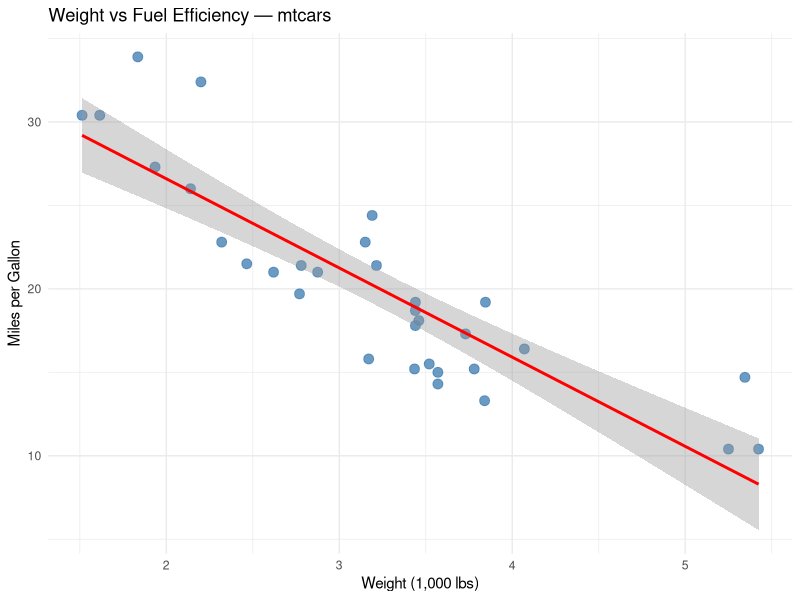

This chart was generated by the following R code: (Note: this script raises an error after producing the figure.)
# =============================================================================
#  10_LINEAR_REGRESSION.R
#  Modelos de Predicción Analítica
# =============================================================================
#
#  Linear regression is the foundation of predictive modelling.
#  Every advanced technique — regularisation, GLMs, neural networks —
#  builds on the concepts introduced here. Master this file first.
#
#  PACKAGES NEEDED:
#    install.packages(c("tidyverse", "broom", "car", "lmtest",
#                       "ggfortify", "MASS", "GGally"))
#
#  DATASETS USED:
#    mtcars (built-in), MASS::Boston
#
#  SECTIONS:
#    1.  The linear model — mathematical foundation
#    2.  Simple linear regression   (one predictor)
#    3.  Multiple linear regression (many predictors)
#    4.  Reading the summary() output — every number explained
#    5.  The five OLS assumptions and how to test them
#    6.  Residual diagnostics — the four base R plots
#    7.  Influential observations — leverage and Cook's distance
#    8.  Model selection — forward, backward, stepwise AIC
#    9.  Polynomial regression — capturing non-linearity
#    10. Presenting results cleanly with broom
#    11. Prediction — point estimates and confidence intervals
#    12. Complete modelling workflow end-to-end
# =============================================================================

library(tidyverse)
library(broom)      # tidy(), glance(), augment()
library(car)        # vif(), outlierTest()
library(lmtest)     # bptest(), dwtest()
library(ggfortify)  # autoplot() for lm objects
library(MASS)       # Boston dataset, stepAIC()
library(GGally)     # ggpairs()

data(mtcars)
data(Boston, package = "MASS")


# =============================================================================
# SECTION 1 — THE LINEAR MODEL: MATHEMATICAL FOUNDATION
# =============================================================================
#
#  Simple:   y  =  β₀  +  β₁x₁  +  ε
#  Multiple: y  =  β₀  +  β₁x₁  +  β₂x₂  + … +  βₚxₚ  +  ε
#
#  WHERE:
#   y       = target (dependent) variable — what we predict
#   x₁…xₚ  = predictors (independent variables / features)
#   β₀      = intercept — predicted y when all x = 0
#   β₁…βₚ  = slopes — change in y per one-unit increase in xⱼ,
#             holding all other predictors constant (ceteris paribus)
#   ε       = error term — assumed ~ N(0, σ²)
#
#  OLS (Ordinary Least Squares) ESTIMATION:
#   Finds the β values that minimise  RSS = Σ(yᵢ − ŷᵢ)²
#   where ŷᵢ = β₀ + β₁x₁ᵢ + … is the model's prediction.
#
#  KEY TERMINOLOGY:
#   Residual     = observed − predicted = yᵢ − ŷᵢ
#   Fitted value = the model's prediction = ŷᵢ
#   R²           = proportion of variance in y explained by the model
#   Adj. R²      = R² penalised for number of predictors
#   RSE          = Residual Standard Error — average residual size (in y units)


# =============================================================================
# SECTION 2 — SIMPLE LINEAR REGRESSION (one predictor)
# =============================================================================

# Question: does a car's WEIGHT predict its FUEL EFFICIENCY?

# Step 1: Visualise the relationship first — ALWAYS
ggplot(mtcars, aes(x = wt, y = mpg)) +
  geom_point(size = 3, color = "steelblue", alpha = 0.8) +
  geom_smooth(method = "lm", color = "red", se = TRUE) +
  labs(title = "Weight vs Fuel Efficiency — mtcars",
       x = "Weight (1,000 lbs)", y = "Miles per Gallon") +
  theme_minimal()

# Step 2: Fit the model
#  Syntax:  lm(target ~ predictor, data = dataset)
model_simple <- lm(mpg ~ wt, data = mtcars)

# Step 3: Inspect the model
summary(model_simple)

# Step 4: Extract individual components
coef(model_simple)          # β₀ (Intercept) and β₁ (wt)
residuals(model_simple)     # ε̂ = y − ŷ  for each observation
fitted(model_simple)        # ŷ (predictions on training data)
sigma(model_simple)         # Residual Standard Error (RSE)
confint(model_simple)       # 95% confidence intervals for coefficients

# INTERPRETATION:
#  Intercept (β₀ ≈ 37.3): predicted MPG when wt = 0 (theoretical baseline)
#  wt slope  (β₁ ≈ −5.3): each extra 1,000 lbs REDUCES MPG by 5.3 units
#  p-value for wt < 0.001: weight is a highly significant predictor
#  R² = 0.75: weight alone explains 75% of the variance in MPG


# =============================================================================
# SECTION 3 — MULTIPLE LINEAR REGRESSION (many predictors)
# =============================================================================

# Explore pairwise relationships first
mtcars |>
  select(mpg, wt, hp, disp, drat) |>
  ggpairs(title = "Predictor Relationships — mtcars")

# Fit a multiple regression model  (separate predictors with +)
model_multi <- lm(mpg ~ wt + hp + factor(cyl), data = mtcars)
summary(model_multi)

# Formula notation cheat sheet:
#  mpg ~ .           use ALL other columns as predictors
#  mpg ~ . - disp    all columns EXCEPT disp
#  mpg ~ wt + hp     only wt and hp
#  mpg ~ wt * hp     wt + hp + their interaction (wt:hp)
#  mpg ~ wt:hp       ONLY the interaction term
#  mpg ~ poly(wt,2)  wt + wt² (polynomial — see Section 9)

# Compare models with glance() from broom
model_1 <- lm(mpg ~ wt,                    data = mtcars)
model_2 <- lm(mpg ~ wt + hp,               data = mtcars)
model_3 <- lm(mpg ~ wt + hp + factor(cyl), data = mtcars)

bind_rows(
  glance(model_1) |> mutate(model = "wt only"),
  glance(model_2) |> mutate(model = "wt + hp"),
  glance(model_3) |> mutate(model = "wt + hp + cyl")
) |>
  select(model, r.squared, adj.r.squared, sigma, AIC, BIC) |>
  arrange(AIC)

# Formal model comparison with an F-test (ANOVA):
anova(model_1, model_2)   # does adding hp significantly improve fit?
anova(model_2, model_3)   # does adding cyl significantly improve fit?
# p < 0.05 → the more complex model fits significantly better


# =============================================================================
# SECTION 4 — READING THE summary() OUTPUT — EVERY NUMBER EXPLAINED
# =============================================================================

summary(model_multi)

# ── OUTPUT ANATOMY ────────────────────────────────────────────────────────────
#
# Call:
#   The exact formula you used — confirms you fitted what you intended.
#
# Residuals: Min / 1Q / Median / 3Q / Max
#   Five-number summary of residuals.
#   Ideal: Median ≈ 0 (unbiased), Min ≈ −Max (symmetric).
#
# Coefficients table:
#   Estimate   → β̂ⱼ — the fitted coefficient
#   Std. Error → uncertainty in the estimate
#   t value    → Estimate / Std.Error (distance from zero in SE units)
#   Pr(>|t|)   → p-value: prob. of |t| this large if true β = 0
#   Signif: *** p<0.001  ** p<0.01  * p<0.05  . p<0.1
#
# Residual standard error (RSE):
#   Average prediction error in the UNITS of y.
#   RSE = sqrt(RSS / (n − p − 1))  where p = number of predictors.
#   "On average, predictions are off by ±RSE mpg."
#
# R-squared:
#   Proportion of variance in y explained by the model: R² ∈ [0, 1].
#   NEVER compare R² across models with different numbers of predictors.
#
# Adjusted R-squared:
#   R² penalised for each additional predictor added.
#   USE THIS when comparing models of different sizes.
#   Adj.R² decreases if a predictor adds no real explanatory power.
#
# F-statistic and its p-value:
#   H₀: all β₁…βₚ = 0 (the model is no better than predicting the mean).
#   p < 0.05 → at least one predictor is significantly related to y.


# =============================================================================
# SECTION 5 — THE FIVE OLS ASSUMPTIONS AND HOW TO TEST THEM
# =============================================================================
#
#  OLS gives BEST LINEAR UNBIASED ESTIMATES only when these hold.
#  Violations affect standard errors, p-values, and CIs — not always β̂.
#
#  A1. LINEARITY         relationship between x and y is linear
#  A2. INDEPENDENCE      residuals are independent of each other
#  A3. HOMOSCEDASTICITY  residuals have constant variance across fitted values
#  A4. NORMALITY         residuals ~ Normal (needed for valid inference)
#  A5. NO MULTICOLLINEARITY  predictors are not highly correlated

model_diag <- lm(mpg ~ wt + hp + disp, data = mtcars)

# A1. LINEARITY
# Residuals vs Fitted plot — look for a FLAT red line centred at 0.
# A curve signals a non-linear relationship.
plot(model_diag, which = 1)
# Remedies: polynomial terms, log-transform predictors, non-linear models.

# A2. INDEPENDENCE
# Durbin-Watson test — detects autocorrelation. Critical for time-series.
dwtest(model_diag)
# DW ≈ 2 → no autocorrelation (good)
# DW < 1.5 or > 2.5 → potential autocorrelation

# A3. HOMOSCEDASTICITY (constant variance)
plot(model_diag, which = 3)   # Scale-Location — red line should be flat
bptest(model_diag)            # Breusch-Pagan formal test
# H₀: constant variance.  p < 0.05 → heteroscedasticity detected.
# Remedies: log-transform target, Weighted Least Squares, robust SEs.

# A4. NORMALITY OF RESIDUALS
plot(model_diag, which = 2)              # Q-Q plot — points on the diagonal
shapiro.test(residuals(model_diag))      # H₀: residuals are normal
hist(residuals(model_diag), breaks = 15,
     main = "Histogram of Residuals",
     col = "steelblue", border = "white")
abline(v = 0, col = "red", lwd = 2, lty = 2)
# Note: with n > 30 mild non-normality has little practical effect.

# A5. NO MULTICOLLINEARITY
vif(model_diag)
# VIF = 1: no correlation | < 5: acceptable | 5–10: moderate | > 10: severe
# Remedies: remove a correlated predictor, create a ratio, use Ridge regression.


# =============================================================================
# SECTION 6 — RESIDUAL DIAGNOSTICS: THE FOUR BASE R PLOTS
# =============================================================================

par(mfrow = c(2, 2))
plot(model_multi)
par(mfrow = c(1, 1))

# PLOT 1 — RESIDUALS vs FITTED
#   Ideal: random scatter around 0, flat red line.
#   Problem — curve:     non-linearity (A1 violated)
#   Problem — funnel:    heteroscedasticity (A3 violated)

# PLOT 2 — NORMAL Q-Q
#   Ideal: points follow the diagonal dashed line.
#   Problem — S-curve:   skewed residuals
#   Problem — heavy tails: influential outliers

# PLOT 3 — SCALE-LOCATION
#   Ideal: horizontal red line, equally spread points.
#   Problem — rising/falling line: variance changes with fitted value (A3)

# PLOT 4 — RESIDUALS vs LEVERAGE
#   Leverage: how unusual are the observation's X values?
#   Cook's Distance: overall influence on all β̂ estimates.
#   Problem: points outside Cook's distance contours (dashed lines)
#     → these observations strongly influence the fitted coefficients.

# ggplot2 version via ggfortify:
autoplot(model_multi, which = 1:4,
         colour = "steelblue",
         smooth.colour = "red") +
  theme_minimal()


# =============================================================================
# SECTION 7 — INFLUENTIAL OBSERVATIONS: LEVERAGE AND COOK'S DISTANCE
# =============================================================================

model_aug <- augment(model_multi, data = mtcars)
# .fitted    = ŷᵢ
# .resid     = yᵢ − ŷᵢ
# .std.resid = standardised residual (in SD units)
# .hat       = leverage hᵢ
# .cooksd    = Cook's distance Dᵢ

# Leverage threshold: hᵢ > 2(p+1)/n
p <- length(coef(model_multi)) - 1
n <- nrow(mtcars)
lev_thresh  <- 2 * (p + 1) / n
cook_thresh <- 4 / n

cat("Leverage threshold:", round(lev_thresh,  3), "\n")
cat("Cook's D threshold:", round(cook_thresh, 3), "\n")

# High-leverage observations:
model_aug |> filter(.hat > lev_thresh) |>
  select(.hat, .cooksd, .std.resid) |> arrange(desc(.hat))

# Influential observations by Cook's D:
model_aug |> filter(.cooksd > cook_thresh) |>
  arrange(desc(.cooksd)) |> select(.hat, .cooksd, .std.resid)

# Visual Cook's distance:
ggplot(model_aug, aes(x = seq_along(.cooksd), y = .cooksd)) +
  geom_col(fill = "steelblue") +
  geom_hline(yintercept = cook_thresh, color = "red", linetype = "dashed") +
  labs(title = "Cook's Distance — Influential Observations",
       x = "Observation Index", y = "Cook's Distance") +
  theme_minimal()

# Formal outlier test (Bonferroni-corrected):
outlierTest(model_multi)

# Compare model with vs without the most influential point:
most_inf <- which.max(model_aug$.cooksd)
model_excl <- lm(mpg ~ wt + hp + factor(cyl), data = mtcars[-most_inf, ])
round(coef(model_multi) - coef(model_excl), 3)   # coefficient shift


# =============================================================================
# SECTION 8 — MODEL SELECTION: STEPWISE AIC
# =============================================================================
#
#  AIC = 2k − 2ln(L)  where k = parameters, L = likelihood.
#  Lower AIC → better model (penalises unnecessary complexity).

model_full <- lm(mpg ~ ., data = mtcars)
model_null <- lm(mpg ~ 1, data = mtcars)

# Backward elimination (start full, remove one at a time):
model_back <- stepAIC(model_full, direction = "backward", trace = FALSE)
summary(model_back)

# Forward selection (start null, add one at a time):
model_fwd  <- stepAIC(model_null,
                       direction = "forward",
                       scope = list(lower = model_null, upper = model_full),
                       trace = FALSE)

# Bidirectional stepwise (most common in practice):
model_step <- stepAIC(model_full, direction = "both", trace = FALSE)

# Compare AIC across all approaches:
AIC(model_null, model_back, model_fwd, model_step, model_full)

# ⚠️  CAVEAT: stepwise inflates Type I error and may overfit.
#     Regularisation (11_regularization.R) is preferred for predictive tasks.


# =============================================================================
# SECTION 9 — POLYNOMIAL REGRESSION: CAPTURING NON-LINEARITY
# =============================================================================

ggplot(mtcars, aes(x = wt, y = mpg)) +
  geom_point(size = 3, color = "steelblue") +
  geom_smooth(method = "lm",                        color = "red",
              linetype = "dashed", se = FALSE) +
  geom_smooth(method = "lm", formula = y ~ poly(x, 2),
              color = "darkgreen", se = FALSE) +
  labs(title = "Linear (red) vs Quadratic (green) fit",
       x = "Weight (klb)", y = "MPG") +
  theme_minimal()

model_lin  <- lm(mpg ~ wt,          data = mtcars)
model_quad <- lm(mpg ~ poly(wt, 2), data = mtcars)  # orthogonal polynomials
model_cub  <- lm(mpg ~ poly(wt, 3), data = mtcars)

bind_rows(
  glance(model_lin)  |> mutate(model = "Linear"),
  glance(model_quad) |> mutate(model = "Quadratic"),
  glance(model_cub)  |> mutate(model = "Cubic")
) |> select(model, r.squared, adj.r.squared, AIC)

# Is the quadratic term worth adding?
anova(model_lin,  model_quad)  # p < 0.05 → yes
anova(model_quad, model_cub)   # p > 0.05 → cubic adds nothing

# ⚠️  Higher degree = more training fit but worse generalisation.
#     Always evaluate on held-out test data.


# =============================================================================
# SECTION 10 — PRESENTING RESULTS CLEANLY WITH broom
# =============================================================================

model_final <- lm(mpg ~ wt + hp + factor(cyl), data = mtcars)

# Coefficient table:
tidy(model_final, conf.int = TRUE) |>
  mutate(
    stars     = case_when(
      p.value < 0.001 ~ "***", p.value < 0.01 ~ "**",
      p.value < 0.05  ~ "*",   p.value < 0.1  ~ ".",
      TRUE ~ ""
    ),
    across(where(is.numeric), \(x) round(x, 3))
  ) |>
  select(term, estimate, std.error, conf.low, conf.high, p.value, stars)

# Model-level stats:
glance(model_final) |>
  select(r.squared, adj.r.squared, sigma, statistic, p.value, AIC, BIC, nobs)

# Coefficient plot — estimates + uncertainty at a glance:
tidy(model_final, conf.int = TRUE) |>
  filter(term != "(Intercept)") |>
  ggplot(aes(x = estimate, y = reorder(term, estimate))) +
  geom_vline(xintercept = 0, linetype = "dashed", color = "grey50") +
  geom_errorbarh(aes(xmin = conf.low, xmax = conf.high),
                 height = 0.2, color = "steelblue", linewidth = 1) +
  geom_point(size = 3, color = "steelblue") +
  labs(title = "Coefficient Plot — 95% Confidence Intervals",
       x = "Estimate (β)", y = NULL) +
  theme_minimal()


# =============================================================================
# SECTION 11 — PREDICTION: POINT ESTIMATES AND CONFIDENCE INTERVALS
# =============================================================================
#
#  Confidence Interval (CI):  uncertainty about the MEAN response for x
#  Prediction Interval (PI):  uncertainty about ONE NEW individual observation
#  PI > CI always — it includes model uncertainty PLUS residual variance ε.

new_cars <- data.frame(wt = c(2.5, 3.5, 4.5),
                       hp = c(100, 150, 200),
                       cyl = factor(c(4, 6, 8)))

predict(model_final, newdata = new_cars)                              # point
predict(model_final, newdata = new_cars, interval = "confidence")    # CI
predict(model_final, newdata = new_cars, interval = "prediction")    # PI

# Visualise both intervals over the wt range:
grid <- data.frame(wt = seq(1.5, 5.5, 0.05), hp = 150, cyl = factor(6))
ci_band <- as.data.frame(predict(model_final, grid, interval = "confidence"))
pi_band <- as.data.frame(predict(model_final, grid, interval = "prediction"))
grid_df <- bind_cols(grid, rename(ci_band, ci_lwr=lwr, ci_upr=upr),
                            rename(pi_band, pi_lwr=lwr, pi_upr=upr, fit2=fit))

ggplot(mtcars, aes(x = wt, y = mpg)) +
  geom_ribbon(data = grid_df, aes(y = fit, ymin = pi_lwr, ymax = pi_upr),
              fill = "lightblue", alpha = 0.4) +
  geom_ribbon(data = grid_df, aes(y = fit, ymin = ci_lwr, ymax = ci_upr),
              fill = "steelblue", alpha = 0.5) +
  geom_line(data = grid_df, aes(y = fit), color = "steelblue", linewidth = 1.2) +
  geom_point(size = 2.5, color = "grey30") +
  labs(title = "95% CI (dark) and PI (light) around the fitted line",
       x = "Weight (klb)", y = "MPG") +
  theme_minimal()


# =============================================================================
# SECTION 12 — COMPLETE WORKFLOW: BOSTON HOUSING
# =============================================================================

glimpse(Boston)  # 506 rows, 14 columns — target: medv (median house value)

# 1. Visualise target
ggplot(Boston, aes(x = medv)) +
  geom_histogram(bins = 30, fill = "steelblue", color = "white") +
  labs(title = "Boston House Values Distribution", x = "Median Value ($1,000)") +
  theme_minimal()

# 2. Train / test split (80 / 20)
set.seed(2024)
idx   <- sample(nrow(Boston), 0.8 * nrow(Boston))
train <- Boston[ idx, ]
test  <- Boston[-idx, ]

# 3. Fit on training data
model_bos <- lm(medv ~ ., data = train)
summary(model_bos)

# 4. Assumption checks
par(mfrow = c(2,2)); plot(model_bos); par(mfrow = c(1,1))
vif(model_bos)

# 5. Variable selection
model_bos_sel <- stepAIC(model_bos, direction = "both", trace = FALSE)
cat("Formula selected:\n"); print(formula(model_bos_sel))

# 6. Predict on test set
test_preds <- predict(model_bos_sel, newdata = test)

# 7. Quick evaluation (full metrics in 12_regression_evaluation.R)
rmse    <- sqrt(mean((test$medv - test_preds)^2))
mae     <- mean(abs(test$medv - test_preds))
r2_test <- 1 - sum((test$medv - test_preds)^2) / sum((test$medv - mean(train$medv))^2)

cat(sprintf("Test RMSE : %.3f\n", rmse))
cat(sprintf("Test MAE  : %.3f\n", mae))
cat(sprintf("Test R²   : %.3f\n", r2_test))

# 8. Actual vs Predicted plot
tibble(actual = test$medv, predicted = test_preds) |>
  ggplot(aes(x = predicted, y = actual)) +
  geom_point(alpha = 0.6, color = "steelblue", size = 2) +
  geom_abline(slope = 1, intercept = 0, color = "red", linetype = "dashed") +
  labs(title = "Boston Housing — Actual vs Predicted (Test Set)",
       x = "Predicted ($1,000)", y = "Actual ($1,000)") +
  theme_minimal()


# =============================================================================
#  QUICK-REFERENCE CARD
# =============================================================================
#
#  FIT:             lm(y ~ x1 + x2, data = df)
#  SUMMARY:         summary(model)
#  TIDY OUTPUT:     tidy(model, conf.int=TRUE)   glance(model)
#  PREDICTIONS:     predict(model, newdata, interval = "prediction")
#  DIAGNOSTICS:     plot(model)  |  autoplot(model)
#  INFLUENCE:       augment(model)  |  outlierTest(model)
#  VIF:             vif(model)
#  MODEL COMPARE:   anova(m1, m2)  |  AIC(m1, m2)
#  SELECTION:       stepAIC(model, direction = "both")
#
#  ASSUMPTION TESTS:
#    Linearity         plot(model, which=1)
#    Normality         shapiro.test(residuals(model))
#    Homoscedasticity  bptest(model)
#    Autocorrelation   dwtest(model)
#    Multicollinearity vif(model)
#
# =============================================================================
#  END OF 10_LINEAR_REGRESSION.R
# =============================================================================
